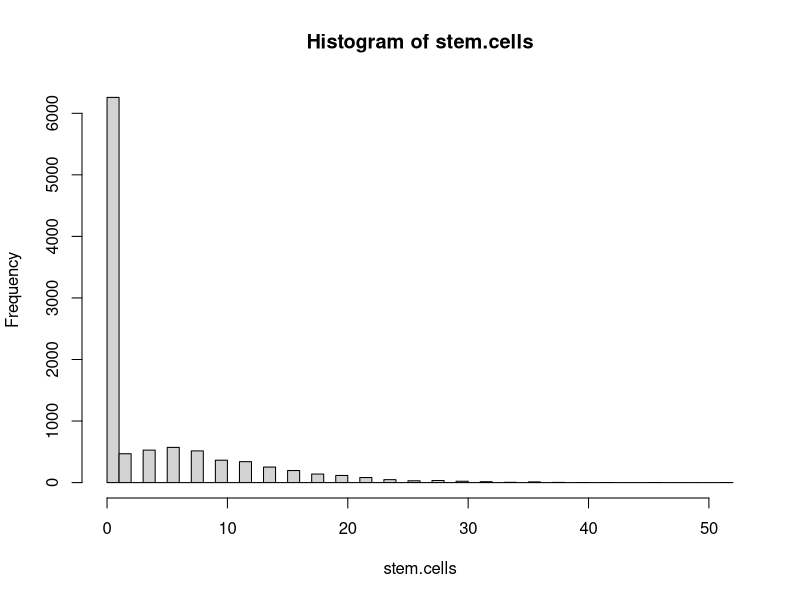
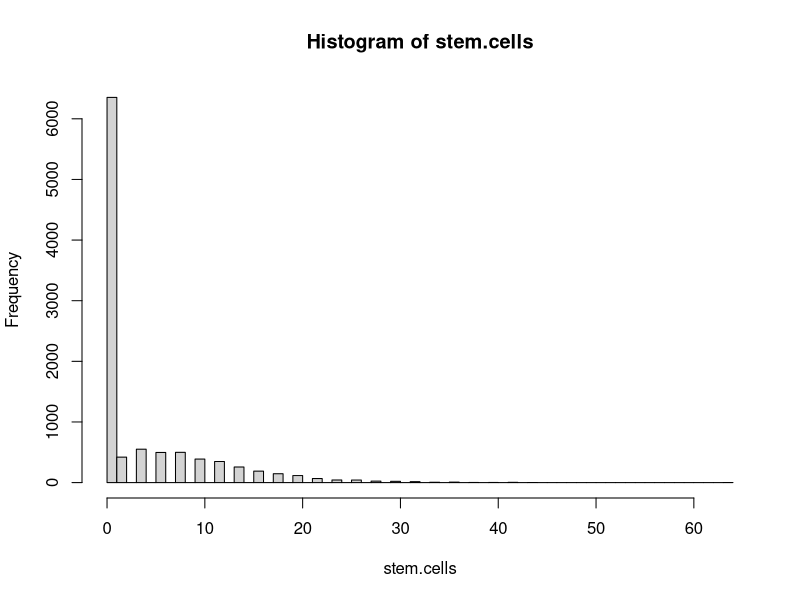
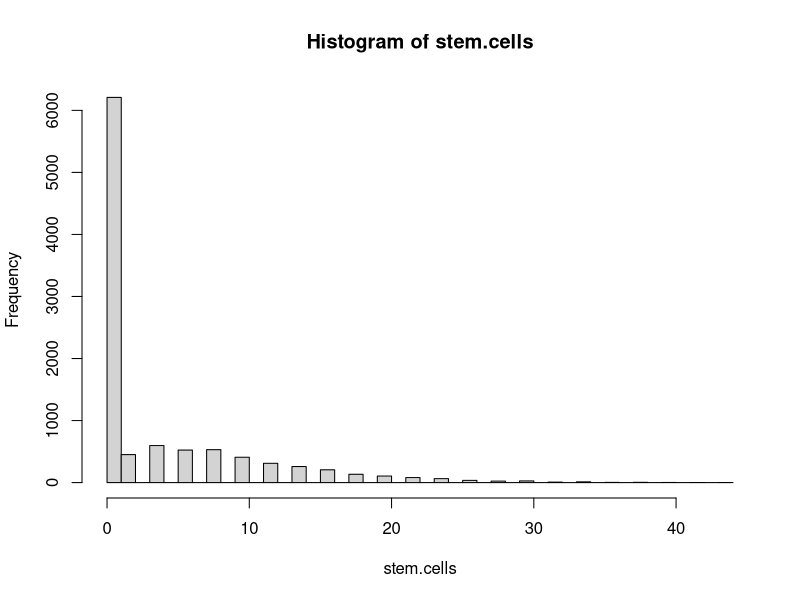
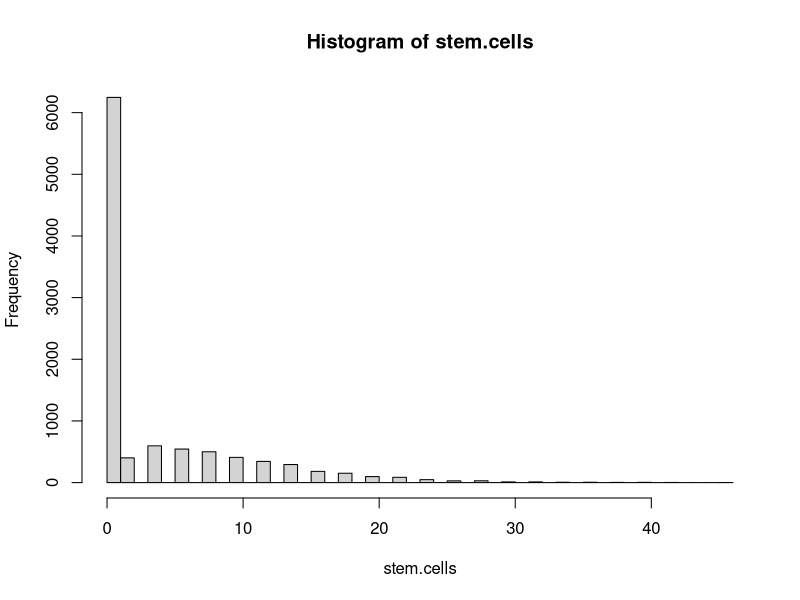
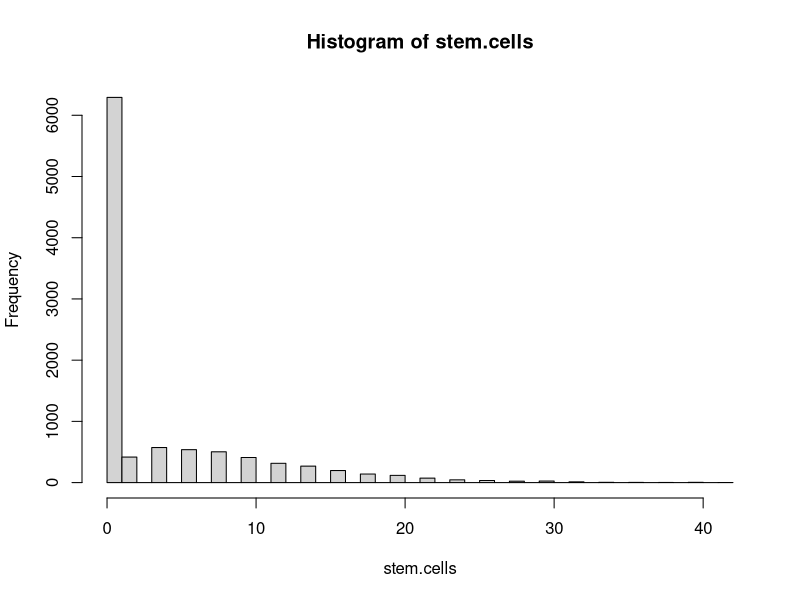
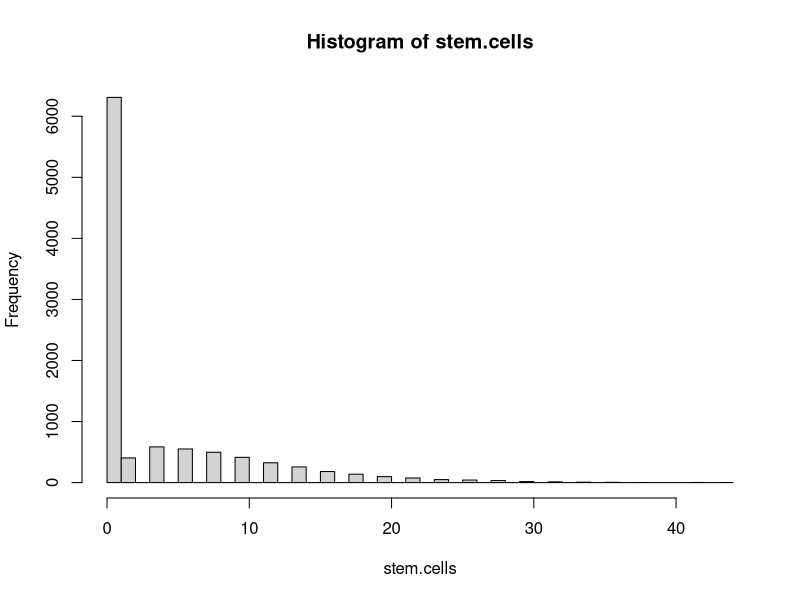
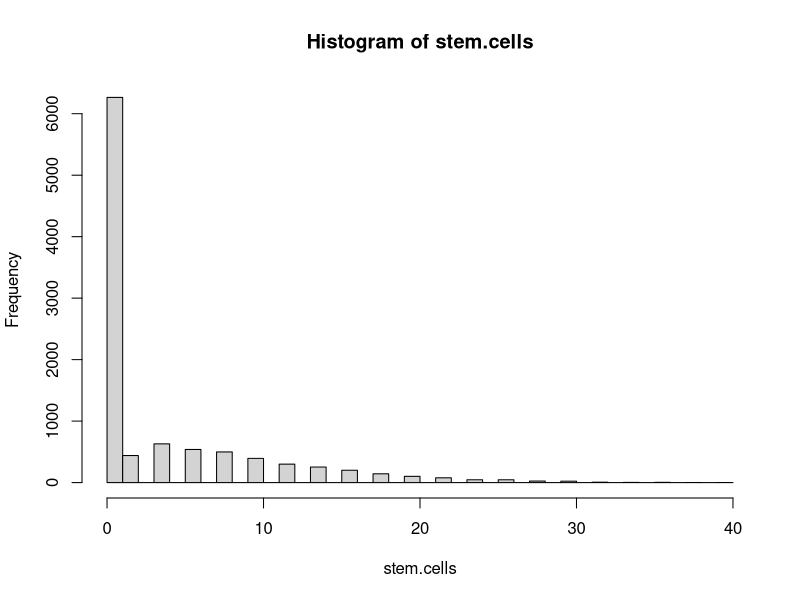
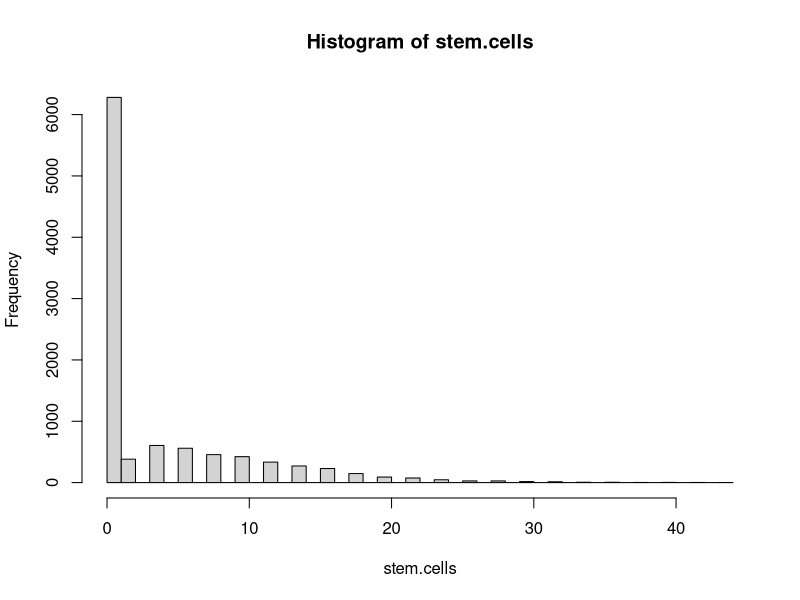

The R source for these figures, in order: (Note: a time limit stopped this script after it produced the figures.)
#R Program to Monte Carlo stem cell proliferation model
stem.cells <- c(0)
n.trials <- 10000
n.gens <- 7
p.div <- 0.6
for (i.trial in 1:n.trials) {   # Loop over Monte Carlo Trials  
  n.stem.curr <- 1
  n.stem.next <- 0
  for (i.gen in 1:n.gens) {     # Loop over generations
    ## Add 5 lines here
stem.cells <- c(0)
n.trials <- 10000
n.gens <- 7
p.div <- 0.6
for (i.trial in 1:n.trials) {   # Loop over Monte Carlo Trials  
  n.stem.curr <- 1
  n.stem.next <- 0
  for (i.gen in 1:n.gens) {     # Loop over generations
    ## Add 5 lines here
for (i.cell in 1:n.stem.curr) {
if (p.div > runif(1)) {
n.stem.next <- n.stem.next+2
}
}
    ## Looping over stem cells in current gen
    ## and randomly choosing which divide
    n.stem.curr <- n.stem.next
    n.stem.next <- 0
    if (n.stem.curr==0) {
      break
    }
  }
  stem.cells[i.trial] <- n.stem.curr
}
hist(stem.cells, breaks=50)
output<-sprintf("Mean # cells at %3d gens=%7.2f\n",n.gens, mean(stem.cells))
cat(output)

    ## Looping over stem cells in current gen
    ## and randomly choosing which divide
    n.stem.curr <- n.stem.next
    n.stem.next <- 0
    if (n.stem.curr==0) {
      break
    }
  }
  stem.cells[i.trial] <- n.stem.curr
}
hist(stem.cells, breaks=50)
output<-sprintf("Mean # cells at %3d gens=%7.2f\n",n.gens, mean(stem.cells))
cat(output)
